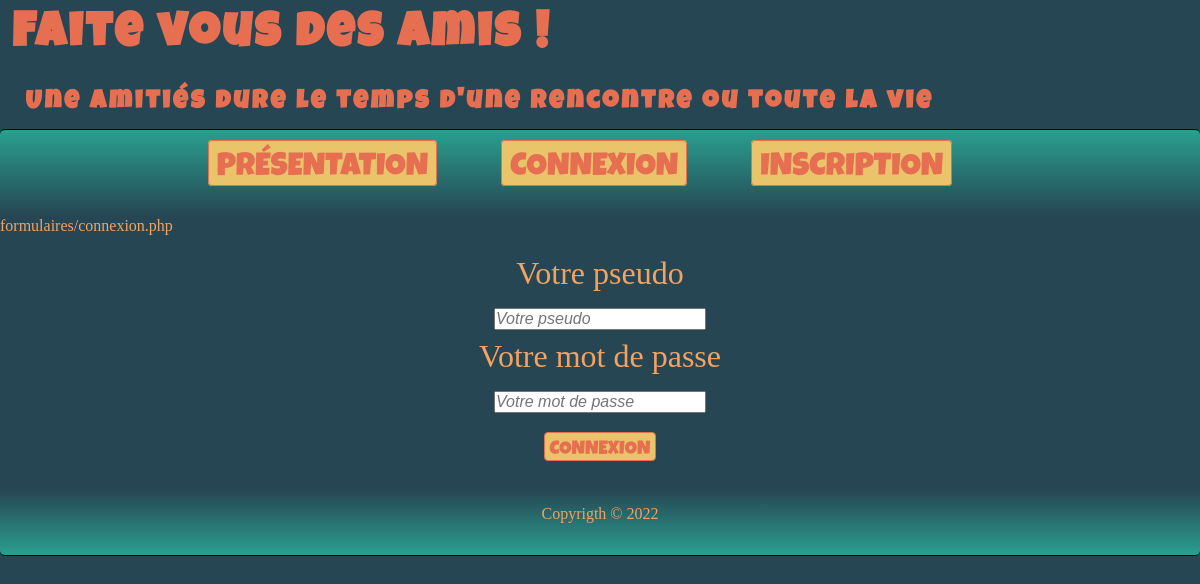
Screenshot of /index.php?idNav=4 with the database file from the repository.
### tables this page shows
CREATE TABLE `nav` (
  `idNav` int NOT NULL,
  `nomLien` varchar(60) NOT NULL,
  `cheminNav` varchar(255) NOT NULL,
  `valide` tinyint(1) NOT NULL DEFAULT '1',
  `levelAdmi` tinyint NOT NULL,
  `ordre` tinyint NOT NULL,
  `centrale` tinyint NOT NULL DEFAULT '0'
);

### objets/readDB.php (called while the page is built, shortened)
<?php
class readDB extends ParamDB {
  private $sql;
  private $param;
  public function __construct($sql, $param) {
    $this->sql = $sql;
    $this->param = $param;
  }
  public function read() {
    try {
      $conn = new PDO("mysql:host=$this->serverName;dbname=$this->dbName", $this->userName, $this->password);
      $conn->setAttribute(PDO::ATTR_ERRMODE, PDO::ERRMODE_EXCEPTION);
    } catch(PDOException $e) {
     echo "Error: " . $e->getMessage();
    }
    $data = $conn->prepare($this->sql);
    foreach ($this->param as $key) {
      $data->bindParam($key['prep'],$key['variable']);
    }
    $data->execute();
    $data->setFetchMode(PDO::FETCH_ASSOC);
    $dataTraiter = $data->fetchAll();
    return $dataTraiter;
  }
}

### index.php (the view, shortened to what this page needs)
<?php
include 'environnement/header.php';
$dev = 1;
  if (isset($_GET['idNav'])) {
    $idNav = filter($_GET['idNav']);
    $requetteSQL = "SELECT  `cheminNav`
    FROM `nav` WHERE `idNav` = :idNav";
    $prepare = [['prep'=> ':idNav', 'variable' => $idNav]];
    $affichage = new readDB($requetteSQL, $prepare);
    $dataAffichage = $affichage->read();
  }
  echo '<article>';
  if (($dev > 0) && (isset($dataAffichage[0]['cheminNav']))) {
    echo $dataAffichage[0]['cheminNav'];
  }
  if (empty($dataAffichage)) {
    include 'environnement/corpsDeflaut.php';
  } else {
    include $dataAffichage[0]['cheminNav'];
    $idNav = $dataAffichage[0]['cheminNav'];
  }
  echo '</article>';
include 'environnement/footer.php'
?>

### environnement/header.php (shortened to what this page needs)
<?php
$titre = "Faite vous des amis !";
$sousTitre = "Une amitiés dure le temps d'une rencontre ou toute la vie";
require 'objets/readDB.php';
if (!isset($_SESSION['role'])) {
  $requetteSQL = "SELECT `idNav`, `nomLien`, `cheminNav`, `valide`, `levelAdmi`
  FROM `nav`
  WHERE `valide` = 1 AND `levelAdmi` = :levelAdmi AND `centrale` = 0
  ORDER BY `ordre` DESC";
  $prepare = [['prep'=> ':levelAdmi', 'variable' => 0]];
} else {
  $requetteSQL = "SELECT `idNav`, `nomLien`, `cheminNav`, `valide`, `levelAdmi`
  FROM `nav`
  WHERE `valide` = 1 AND `levelAdmi` = :levelAdmi AND `centrale` = 0
  ORDER BY `ordre` ASC";
  $prepare = [['prep'=> ':levelAdmi', 'variable' => $_SESSION['role']]];
}
$readNav = new readDB($requetteSQL, $prepare);
$dataNav = $readNav->read();
?>
<!DOCTYPE html>
<html lang="fr" dir="ltr">
  <head>
    <link rel="stylesheet" href="css/master.css">
  </head>
  <body>
  <header class="flex-center">
    <h1><?=$titre?></h1>
      <h2><?=$sousTitre?></h2>
        <nav>
          <ul class="listNav">
            <?php
              foreach ($dataNav as $key) {
                echo '<li><a class="lienSite" href="index.php?idNav='.$key['idNav'].'">'.$key['nomLien'].'</a></li>';
              }
             ?>
          </ul>
        </nav>
  </header>
<main>

### css/master.css (style rules this page uses)
* { margin: 0; padding: 0; }
body { background-color: #264653; color: #F4A261; }
header nav { padding: 0.75em; background: rgb(38,70,83); background: linear-gradient(0deg, rgba(38,70,83,1) 1%, rgba(42,157,143,1) 98%); display: flex; align-items: center; justify-content: center; padding-top: 1em; padding-bottom: 2em; border-top: 1px solid black; border-radius: 5px 5px 0px 0px; }
h1 { margin-left: 0.25em; margin-top: 0.25em; font-family: 'Luckiest Guy', cursive; color: #E76F51;; font-size: 3em; padding-bottom: 0.5em; letter-spacing: 3px; }
h2 { margin-left: 0.25em; margin-top: 0.25em; font-family: 'Luckiest Guy', cursive; color: #E76F51;; font-size: 1.6em; margin-left: 1em; padding-bottom: 0.5em; letter-spacing: 3px; }
ul { margin-left: 0.75em; list-style: none; }
.listNav { display: flex; flex-direction: row; list-style: none; font-size: 2em; }
.lienSite { font-family: 'Luckiest Guy', cursive; text-transform: uppercase; text-decoration: none; color: #E76F51; margin-right: 2em; background-color: #E9C46A; border-radius: 4px; padding-top: 0.35em; padding-left: 0.25em; padding-right: 0.25em; border: 1px solid #E76F51; transition: box-shadow 0.5s; }

### rows the page displays
nav: nomLien "PRÉSENTATION"
nav: nomLien "CONNEXION", cheminNav "formulaires/connexion.php"
nav: nomLien "INSCRIPTION"

### other values shown
$titre "Faite vous des amis !"
$sousTitre "Une amitiés dure le temps d'une rencontre ou toute la vie"
